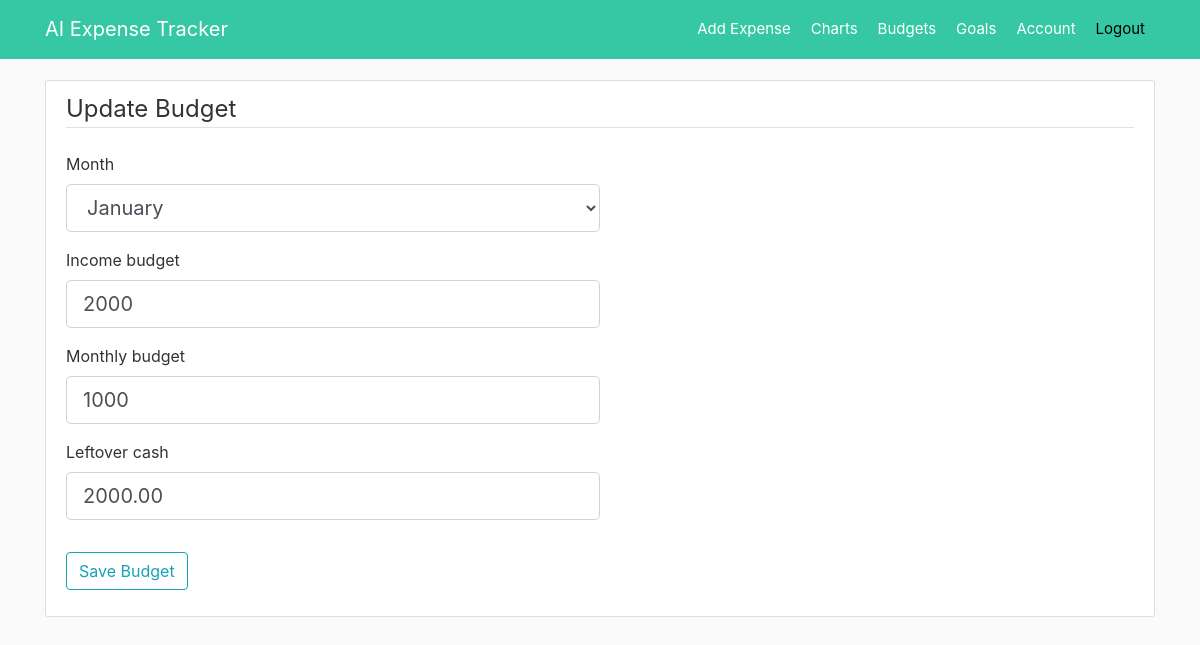
The app's page /budget/1/update (signed in) with its own data.
### app/models.py (models this page shows, shortened)
class Budget(db.Model):
    id = db.Column(db.Integer, primary_key=True)
    month = db.Column(db.String(20), unique=True, nullable=False, default="")
    income = db.Column(db.Integer, nullable=False, default=0)
    budget = db.Column(db.Integer, nullable=False, default=0)
    left_cash = db.Column(db.Numeric(precision=8, asdecimal=False,
                                     decimal_return_scale=2), nullable=False, default=0)
    user_id = db.Column(db.Integer, db.ForeignKey('user.id'), nullable=False)
    date_posted = db.Column(db.DateTime, nullable=False)

### app/budgets/routes.py (the view)
@budgets.route("/budget/<int:budget_id>/update", methods=['GET', 'POST'])
@login_required
def budget_update(budget_id):
    budget = Budget.query.get_or_404(budget_id)
    form = BudgetUpdateForm()
    if form.validate_on_submit():
        if percent_saving(form.income.data, form.budget.data):
            if budget.month != form.month.data or budget.income != form.income.data or budget.left_cash != form.left_cash.data or budget.budget != form.budget.data:
                budget.id = get_date_str_to_num(form.month.data)
                budget.month = form.month.data
                budget.income = form.income.data
                budget.budget = form.budget.data
                budget.left_cash = form.left_cash.data
                budget.date_posted = datetime.now()
                db.session.commit()
                flash('Your budget has been updated!', 'success')
                return redirect(url_for('budgets.list_budget'))
            else:
                flash('There is no update!', 'danger')
        else:
            flash(
                'Please enter the income higher than your budget', 'danger')
    elif request.method == 'GET':
        m = get_date_str_to_num(budget.month)
        form.month.data = budget.month
        form.income.data = budget.income
        form.budget.data = budget.budget
        form.left_cash.data = budget.left_cash
    return render_template('budget_update.html', title='Update Budget',
                           form=form, legend='Update Budget', budget_id=budget_id)

### app/budgets/forms.py (shortened to what this page needs)
class BudgetUpdateForm(FlaskForm):
    month = SelectField("Month", choices=["January", "February", "March", "April", "May", "June", "July", "August", "September", "October", "November", "December"],
                        validators=[DataRequired()])
    income = IntegerField('Income budget', validators=[DataRequired()])
    budget = IntegerField('Monthly budget', validators=[DataRequired()])
    left_cash = DecimalField('Leftover cash', validators=[DataRequired()])
    submit = SubmitField('Save Budget')

### app/budgets/utils.py (called while the page is built)
def get_date_str_to_num(str):
    return datetime.strptime(str, '%B').month

### app/models.py (called while the page is built)
@login_manager.user_loader
def load_user(user_id):
    return User.query.get(int(user_id))

### app/templates/budget_update.html (shortened to what this page needs)
{% extends "layout.html" %}
{% block content %}
<div class="content-section">
    <form method="POST" action="">
        <fieldset class="form-group">
            <legend class="border-bottom mb-4">{{ legend }}</legend>
            <div class="form-group">
                {{ form.month.label(class="form-control-label") }}
                {% if form.month.errors %}
                    <div class="invalid-feedback">
                        {% for error in form.month.errors %}
                            <span style="color:red">{{ error }}</span>
                        {% endfor %}
                    </div>
                {% else %}
                    {{ form.month(class="form-control form-control-lg col-6") }}
                {% endif %}
            </div>
            <div class="form-group">
                {{ form.income.label }}
                {% if form.income.errors %}
                    {{ form.income(class="form-control form-control-lg col-6 is-invalid") }}
                    <div class="invalid-feedback">
                        {% for error in form.income.errors %}
                            <span style="color:red">{{ error }}</span>
                        {% endfor %}
                    </div>
                {% else %}
                    {{ form.income(class="form-control form-control-lg col-6") }}
                {% endif %}
            </div>
            <div class="form-group">
                {{ form.budget.label }}
                {% if form.budget.errors %}
                    {{ form.budget(class="form-control form-control-lg col-6 is-invalid") }}
                    <div class="invalid-feedback">
                        {% for error in form.budget.errors %}
                            <span style="color:red">{{ error }}</span>
                        {% endfor %}
                    </div>
                {% else %}
                    {{ form.budget(class="form-control form-control-lg col-6") }}
                {% endif %}
            </div>
            <div class="form-group">
                {{ form.left_cash.label }}
                {% if form.left_cash.errors %}
                    {{ form.left_cash(class="form-control form-control-lg col-6 is-invalid") }}
                    <div class="invalid-feedback">
                        {% for error in form.left_cash.errors %}
                            <span style="color:red">{{ error }}</span>
                        {% endfor %}
                    </div>
                {% else %}
                    {{ form.left_cash(class="form-control form-control-lg col-6") }}
                {% endif %}
            </div>
        </fieldset>
        <div class="form-group">
            {{ form.submit(class="btn btn-outline-info") }}
        </div>
    </form>
</div>
{% endblock content %}

### app/static/main.css (style rules this page uses)
body { background: #fafafa; color: #333333; margin-top: 5rem; }
*, *:before, *:after { box-sizing: border-box; }
.content-section { background: #ffffff; padding: 10px 20px; border: 1px solid #dddddd; border-radius: 3px; margin-top: 35px; margin-bottom: 20px; }

### records on screen
Budget: month "January", income "2000", budget "1000", left_cash "2000.00"

### other values on screen
{{ legend }} "Update Budget"
